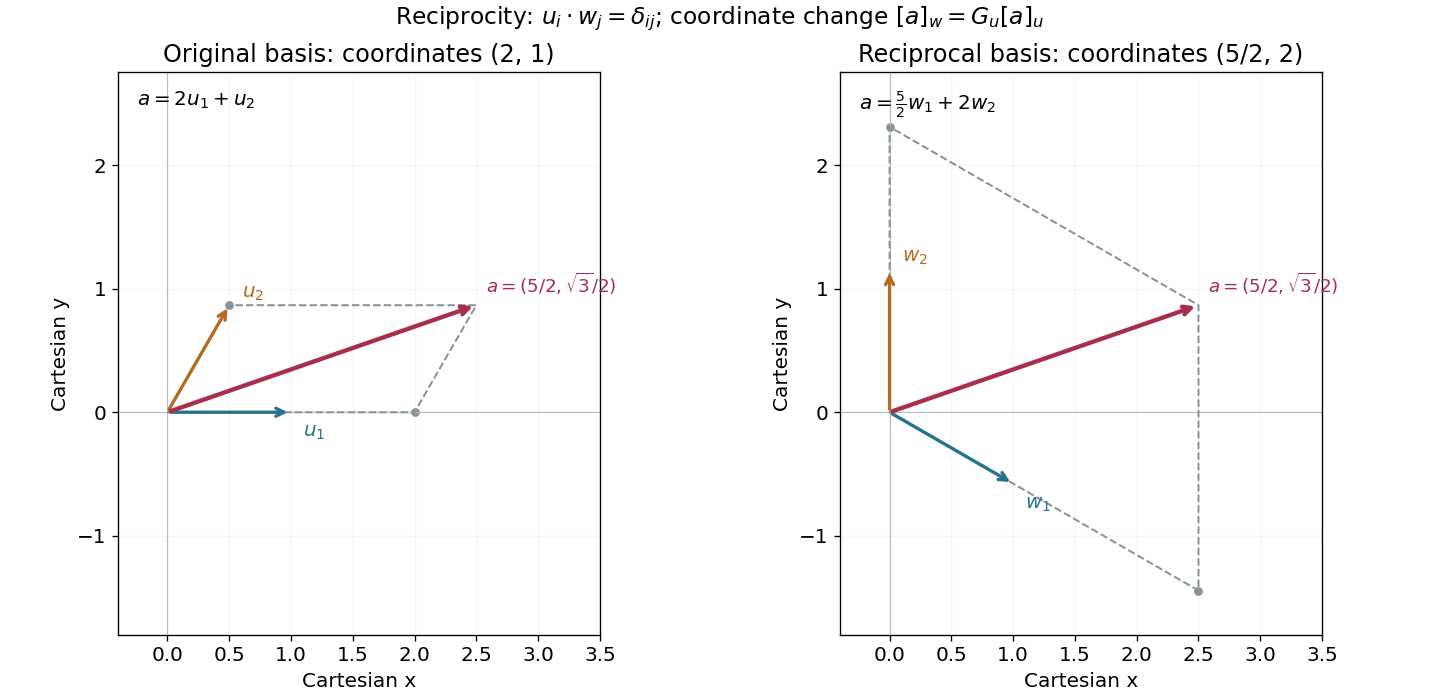

This figure's Python source:
"""Compare coordinates in two reciprocal bases; output a PNG in the cwd."""
from pathlib import Path

import matplotlib
matplotlib.use("Agg")
import matplotlib.pyplot as plt
import numpy as np

plt.rcParams.update({"font.size": 12, "figure.facecolor": "white"})
u1 = np.array([1., 0.])
u2 = np.array([.5, np.sqrt(3)/2])
w1 = np.array([1., -1/np.sqrt(3)])
w2 = np.array([0., 2/np.sqrt(3)])
v = 2*u1+u2
fig, axes = plt.subplots(1, 2, figsize=(12, 5.8), layout="constrained")
for ax, b1, b2, c1, c2, title, names in [
    (axes[0], u1, u2, 2., 1., "Original basis: coordinates (2, 1)", ("u_1", "u_2")),
    (axes[1], w1, w2, 2.5, 2., "Reciprocal basis: coordinates (5/2, 2)", ("w_1", "w_2")),
]:
    ax.axhline(0, color="#bbbbbb", lw=.7)
    ax.axvline(0, color="#bbbbbb", lw=.7)
    for b, color, label in [(b1, "#26738b", names[0]), (b2, "#b66b23", names[1])]:
        ax.annotate("", xy=b, xytext=(0, 0), arrowprops={"arrowstyle": "->", "color": color, "lw": 2})
        offset = (.1, -.2) if label.endswith("1") else (.1, .06)
        ax.text(*(b+offset), "$"+label+"$", color=color)
    p1, p2 = c1*b1, c2*b2
    ax.plot([0, p1[0], v[0], p2[0], 0], [0, p1[1], v[1], p2[1], 0], "--", color="#87939a", lw=1.2)
    ax.scatter([p1[0], p2[0]], [p1[1], p2[1]], s=18, color="#87939a")
    ax.annotate("", xy=v, xytext=(0, 0), arrowprops={"arrowstyle": "->", "color": "#a92e4c", "lw": 2.6})
    ax.text(*(v+np.array([.08, .1])), r"$a=(5/2,\sqrt{3}/2)$", color="#a92e4c", fontsize=11)
    ax.set(xlim=(-.4, 3.5), ylim=(-1.8, 2.75), xlabel="Cartesian x", ylabel="Cartesian y", title=title)
    ax.set_aspect("equal")
    ax.grid(alpha=.12)
axes[0].text(.04, .97, r"$a=2u_1+u_2$", transform=axes[0].transAxes, va="top")
axes[1].text(.04, .97, r"$a=\frac{5}{2}w_1+2w_2$", transform=axes[1].transAxes, va="top")
fig.suptitle(r"Reciprocity: $u_i\cdot w_j=\delta_{ij}$; coordinate change $[a]_w=G_u[a]_u$", fontsize=14)
fig.savefig(Path.cwd()/Path(__file__).with_suffix(".png").name, dpi=120, facecolor="white")
